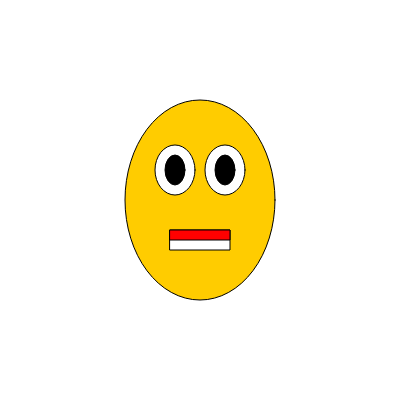
Frame 1 (no input)
Frame 60 (no input): identical to frame 1, image omitted
Frame 120 (the mouse pressed at the canvas centre since frame 60): identical to frame 1, image omitted

The p5.js sketch that drew this single still picture (run headless with seeded random() and noise() and a simulated clock; from frame 60 on, the mouse is pressed at the canvas centre):

// p5.js sketch
// ── sketch.js

  function setup() {
    createCanvas(400, 400);
  }
  
  
  function draw() {
    background(255);
  
  
    fill(255, 204, 0);
    ellipse(200, 200, 150, 200);
  
    fill(255);
    ellipse(175, 170, 40, 50);
    ellipse(225, 170, 40, 50);
  
    fill(0);
    ellipse(175, 170, 20, 30);
    ellipse(225, 170, 20, 30);
  
  
    fill(255);
    rect(170, 230, 60, 20);
    fill(255, 0, 0);
    rect(170, 230, 60, 10);
  }
  
  
  new p5();
